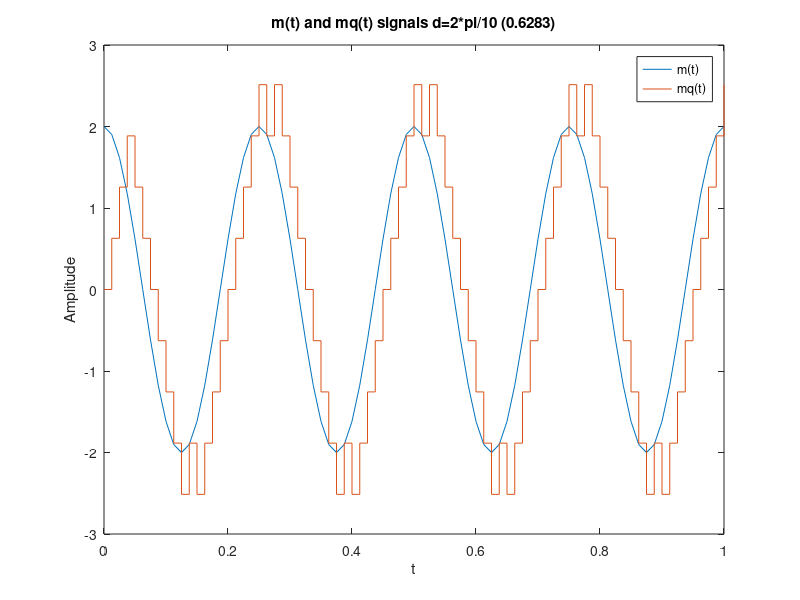
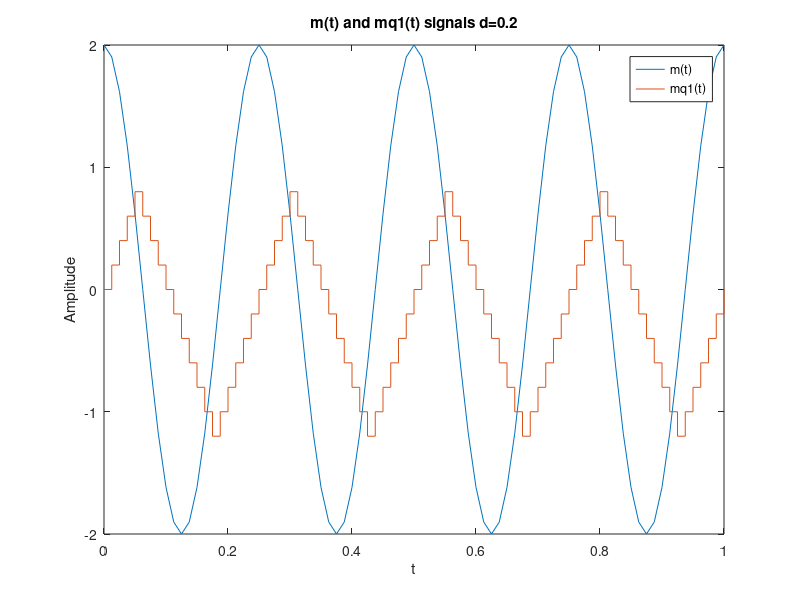
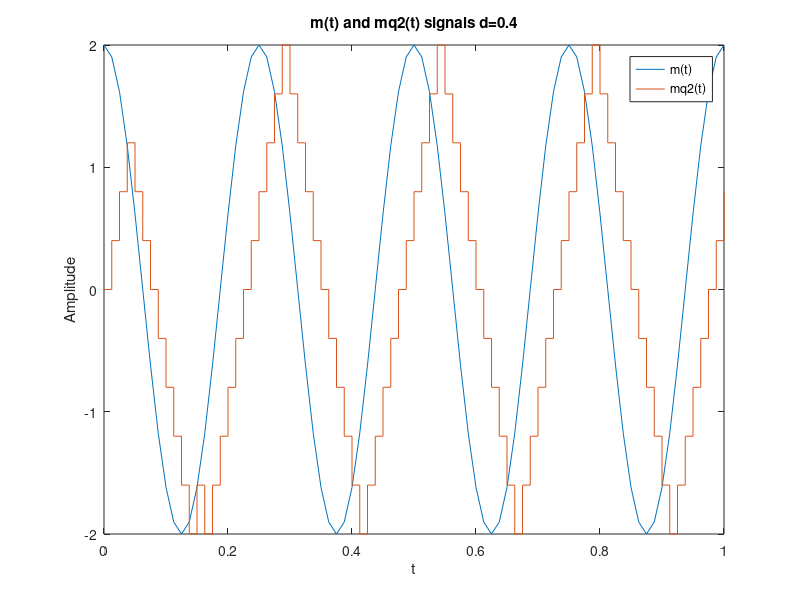
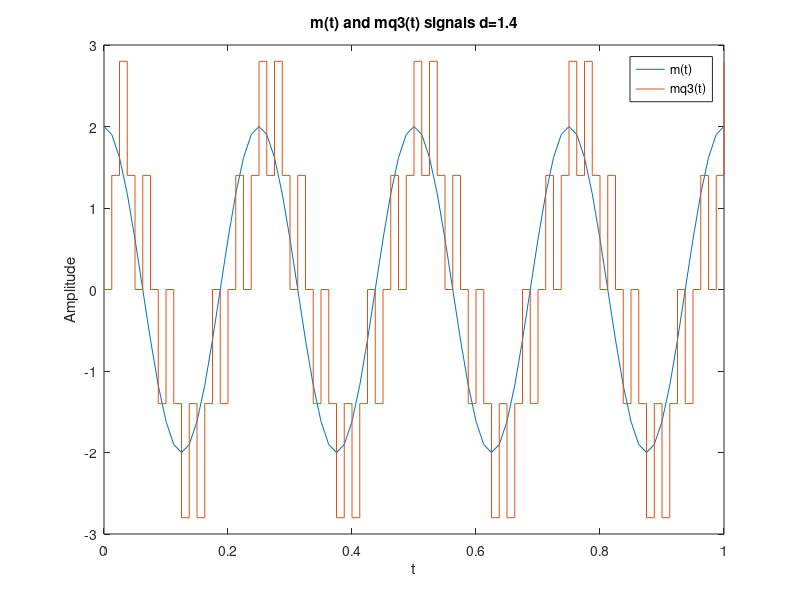

Write MATLAB code to recreate these figures, in order.
close all;
clc;
clear all;
%% 1.a
Am=2;
fm=4;
Fs=80;
t=0:1/Fs:1;
m=Am*cos(2*pi*fm*t);
%% 1.b
%m'=-2*4*Am*pi*max(sin(2*pi*fm*t))-->8*2*pi/Fs-->2*pi/10;
dmin=(2*pi)/10;
%% 1.c
sizem=length(m);
mq(1)=0;
d(1)=dmin;
for i= 1:sizem
    if m(i)>=mq(i)
        mq(i+1)=mq(i)+d(1);
        err(i)=1;
    else
        mq(i+1)=mq(i)-d(1);
        err(i)=-1;
    end
    if err(i)==-1
        encoderout(i)=0;
    else
        encoderout(i)=1;
    end
    
end
%% 1.d
figure;
plot(t,m);
hold on
stairs(t,mq(1:sizem));
xlabel('t');
ylabel('Amplitude');
title('m(t) and mq(t) signals d=2*pi/10 (0.6283)');
legend('m(t)','mq(t)');
hold off 
%% 1.e 
P(1)=(d(1)*d(1)*fm)/(3*Fs);
%% 1.f
mse(1)= mean((m-mq(1:sizem)).^2);
%% 1.g






%% 1.c2
sizem=length(m);
mq1(1)=0;
d(2)=0.2;
for i= 1:sizem
    if m(i)>=mq1(i)
        mq1(i+1)=mq1(i)+d(2);
        err1(i)=1;
    else
        mq1(i+1)=mq1(i)-d(2);
        err1(i)=-1;
    end
    if err1(i)==-1
        encoderout1(i)=0;
    else
        encoderout1(i)=1;
    end
    
end
%% 1.d2
figure;
plot(t,m);
hold on
stairs(t,mq1(1:sizem));
xlabel('t');
ylabel('Amplitude');
title('m(t) and mq1(t) signals d=0.2');
legend('m(t)','mq1(t)');
hold off 
%% 1.e2 
P(2)=(d(2)*d(2)*fm)/(3*Fs);
%% 1.f2
mse(2)= mean((m-mq1(1:sizem)).^2);





%% 1.c3
sizem=length(m);
mq2(1)=0;
d(3)=0.4;
for i= 1:sizem
    if m(i)>=mq2(i)
        mq2(i+1)=mq2(i)+d(3);
        err2(i)=1;
    else
        mq2(i+1)=mq2(i)-d(3);
        err2(i)=-1;
    end
    if err2(i)==-1
        encoderout2(i)=0;
    else
        encoderout2(i)=1;
    end
    
end
%% 1.d3
figure;
plot(t,m);
hold on
stairs(t,mq2(1:sizem));
xlabel('t');
ylabel('Amplitude');
title('m(t) and mq2(t) signals d=0.4');
legend('m(t)','mq2(t)');
hold off 
%% 1.e3 
P(3)=(d(3)*d(3)*fm)/(3*Fs);
%% 1.f3
mse(3)= mean((m-mq2(1:sizem)).^2);






%% 1.c4
sizem=length(m);
mq3(1)=0;
d(4)=1.4;
for i= 1:sizem
    if m(i)>=mq3(i)
        mq3(i+1)=mq3(i)+d(4);
        err3(i)=1;
    else
        mq3(i+1)=mq3(i)-d(4);
        err3(i)=-1;
    end
    if err3(i)==-1
        encoderout3(i)=0;
    else
        encoderout3(i)=1;
    end
    
end
%% 1.d4
figure;
plot(t,m);
hold on
stairs(t,mq3(1:sizem));
xlabel('t');
ylabel('Amplitude');
title('m(t) and mq3(t) signals d=1.4');
legend('m(t)','mq3(t)');
hold off 

%% 1.e4 
P(4)=(d(4)*d(4)*fm)/(3*Fs);
%% 1.f4
mse(4)= mean((m-mq3(1:sizem)).^2);

reconfP=[P(2) P(3) P(1) P(4)];
reconfmse=[mse(2) mse(3) mse(1) mse(4)];
reconfd=[d(2) d(3) d(1) d(4)];
figure;
subplot(211)
plot(reconfd,reconfP);
xlabel('step sizes');
ylabel('Power Values');
title(' Avarage Granular Noise Power');
subplot(212)
plot(reconfd,reconfmse);
xlabel('step sizes');
ylabel('MSE values');
title('MSE');



